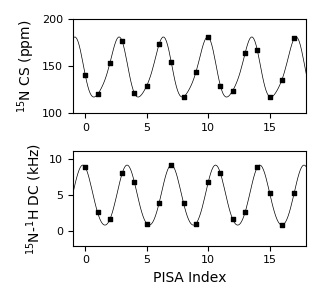

This figure's Python source:
import matplotlib.pyplot as plt
import numpy as np
import matplotlib.gridspec as gridspec

# Read points to plot line from wave file
line_file = 'denny_wave.dat'
line_data = np.genfromtxt(line_file,usecols=(0,2,3),dtype=float)
line_x, line_y, line_z = zip(*line_data)

# Read simulated crosspeaks
sim_file = 'denny_log.dat'
sim_x, sim_y, sim_z = zip(*np.genfromtxt(sim_file,usecols=(0,3,4),dtype=float))

# Plot data
fig = plt.figure(figsize=(3.25,3.0))
spec = gridspec.GridSpec(ncols=1, nrows=2, figure=fig)
ax1 = fig.add_subplot(spec[0])
ax2 = fig.add_subplot(spec[1])

# Axis limits
ax1.set_xlim(-1,18)
ax2.set_xlim(-1,18)
ax1.set_ylim(100,200)
ax2.set_ylim(-2,11)

# Plot chemical shifts
ax1.plot(line_x, line_y,c='black',linewidth=0.5,alpha=1)
ax1.scatter(sim_x,sim_y,c='black',s=10,marker='s')

# Plot dipolar couplings
ax2.plot(line_x, line_z,c='black',linewidth=0.5,alpha=1)
ax2.scatter(sim_x,sim_z,c='black',s=10,marker='s')

# Axis labels
ax2.set_xlabel('PISA Index',size=10)
ax1.set_ylabel('$^{15}$N CS (ppm)',size=10)
ax2.set_ylabel('$^{15}$N-$^{1}$H DC (kHz)',size=10)

for tick in ax1.xaxis.get_major_ticks():
    tick.label.set_fontsize(8) 
for tick in ax1.yaxis.get_major_ticks():
    tick.label.set_fontsize(8)
for tick in ax2.xaxis.get_major_ticks():
    tick.label.set_fontsize(8) 
for tick in ax2.yaxis.get_major_ticks():
    tick.label.set_fontsize(8)

plt.tight_layout()
plt.savefig('denny_wave.jpg',dip=300)
plt.show()
